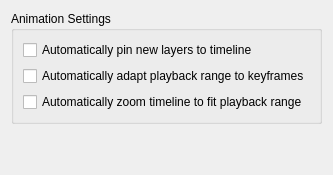
     <widget class="QWidget" name="Animation">
      <attribute name="title">
       <string>Animation</string>
      </attribute>
      <layout class="QVBoxLayout" name="verticalLayout_11">
       <item>
        <widget class="QGroupBox" name="grpAnimation">
         <property name="title">
          <string>Animation Settings</string>
         </property>
         <layout class="QVBoxLayout" name="verticalLayout_12">
          <item>
           <widget class="QCheckBox" name="m_chkAutoPin">
            <property name="toolTip">
             <string>When this option is checked newly created layers will be automatically pinned to the animation timeline. This is useful when animating with a small number of layers or when many elements on different animated layers are interacting with each other.</string>
            </property>
            <property name="text">
             <string>Automatically pin new layers to timeline</string>
            </property>
           </widget>
          </item>
          <item>
           <widget class="QCheckBox" name="m_chkAdaptivePlaybackRange">
            <property name="toolTip">
             <string>When checked, this option automatically adjusts the document's &quot;start&quot; and &quot;end&quot; frames so that newly created keyframes are always within the animation playback range. This feature is recommended to speed up animation workflow when improvising a scene without a predetermined length.</string>
            </property>
            <property name="text">
             <string>Automatically adapt playback range to keyframes</string>
            </property>
           </widget>
          </item>
          <item>
           <widget class="QCheckBox" name="m_chkAutoZoom">
            <property name="toolTip">
             <string>When checked, this option will automatically scale the Animation Timeline Docker's frames view to best fit the document's playback range. A smaller playback range will cause the timeline to zoom in, while a larger playback range will cause the timeline to zoom out.</string>
            </property>
            <property name="text">
             <string>Automatically zoom timeline to fit playback range</string>
            </property>
           </widget>
          </item>
         </layout>
        </widget>
       </item>
       <item>
        <spacer name="verticalSpacer_6">
         <property name="orientation">
          <enum>Qt::Vertical</enum>
         </property>
         <property name="sizeHint" stdset="0">
          <size>
           <width>20</width>
           <height>40</height>
          </size>
         </property>
        </spacer>
       </item>
      </layout>
     </widget>
